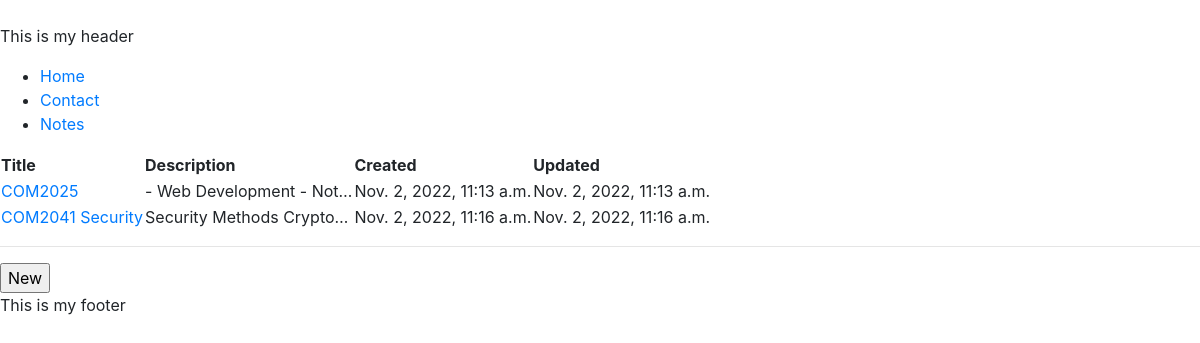
The app's page /notes/ with its own data.
### notesapp/models.py (models this page shows)
class Note(models.Model):
  title = models.CharField(max_length = 128)
  description = models.TextField()
  created_at = models.DateTimeField(auto_now_add=True)
  updated_at = models.DateTimeField(auto_now=True)
  class Meta:
    indexes = [models.Index(fields=['title']), ]

### notesapp/views.py (the view)
# urls.py: path('', views.index_view, name='notes_index'),
def index_view(request):
    context ={}
    context["note_list"] = Note.objects.all()
    return render(request, "notesapp/index.html", context)

### notesapp/templates/notesapp/index.html
{% extends 'base.html' %}
{% block content %}
<table>
<tr>
<th>Title</th>
<th>Description</th>
<th>Created</th>
<th>Updated</th>
</tr>
{% for note in note_list %}
<tr>
<td>
<a href="{% url 'notes_detail' note.id %}">
{{ note.title | truncatechars:20}}</a>
</td>
<td>
{{ note.description | truncatechars:25}}
</td>
<td>
{{note.created_at}}
</td>
<td>
{{note.updated_at}}
</td>
</tr>
{% endfor %}
</table> <hr/>
<input type="button" onclick="location.href='{%url 'notes_new' %}';" value="New" />
{% endblock content %}

### templates/base.html (shortened to what this page needs)
{% load static %}
{% load sass_tags %}
<!DOCTYPE html>
<html lang="en">
<head>
    <link rel="stylesheet" href="https://cdn.jsdelivr.net/npm/bootstrap@4.4.1/dist/css/bootstrap.min.css">
    <link rel="stylesheet" type="text/css" href={% sass_src 'css/base.scss' %}>
</head>
<body>
    {% block header %}
        <br>
        <p>This is my header</p>
    {% endblock header %}
    {% include "navbar.html" %}
    {% block content %}
    {% endblock content %}
    {% block footer %}
        <p>This is my footer</p>
    {% endblock footer %}
</body>
</html>

### templates/navbar.html
<ul class="menu">
    <li> <a href="{% url 'home' %}">Home </a> </li>
    <li> <a href="{% url 'contact' %}">Contact</a> </li>
    <li> <a href="{% url 'notes_index' %}">Notes</a> </li>
    </ul>

### records on screen
Note: title "COM2025", description "- Web Development - Not…", created_at "Nov. 2, 2022, 11:13 a.m.", updated_at "Nov. 2, 2022, 11:13 a.m."
Note: title "COM2041 Security", description "Security Methods Crypto…", created_at "Nov. 2, 2022, 11:16 a.m.", updated_at "Nov. 2, 2022, 11:16 a.m."
